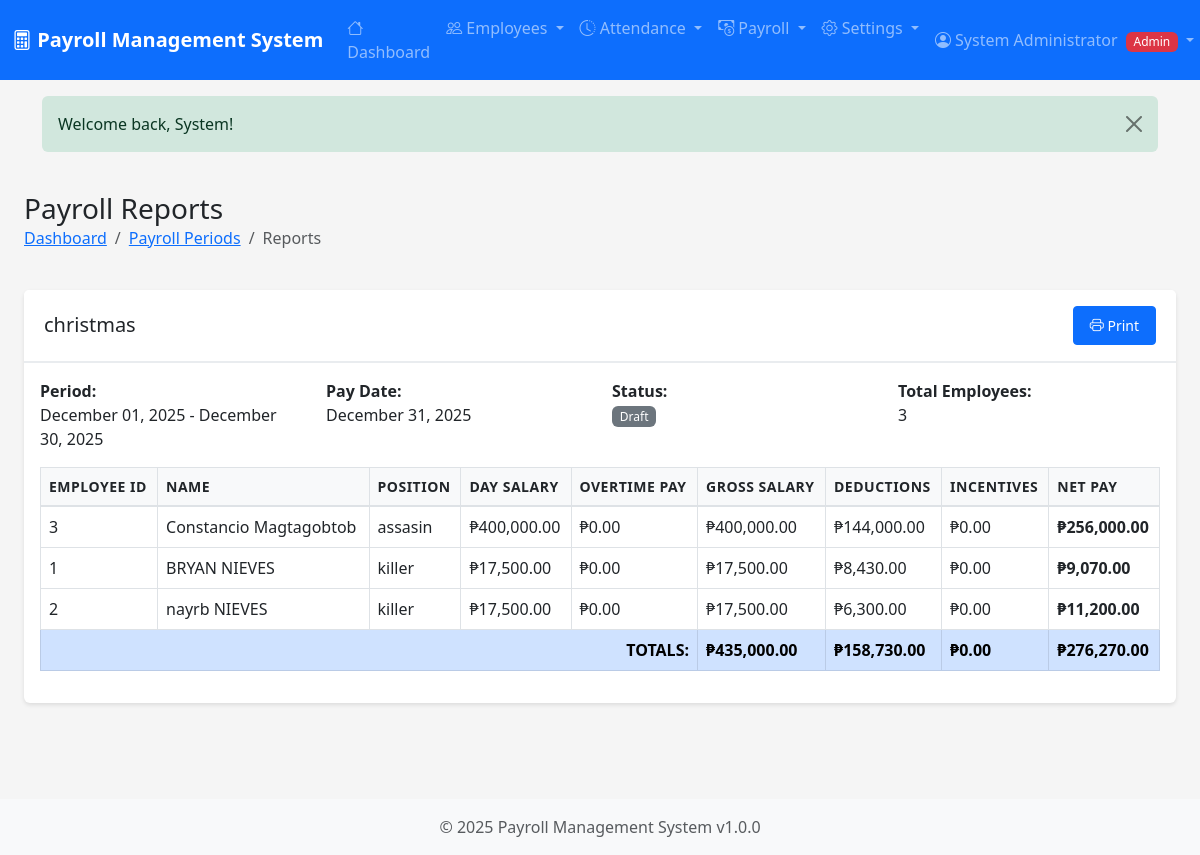
Screenshot of /payroll/reports.php?period_id=1 (signed in) with the database file from the repository.
### tables this page shows
CREATE TABLE `payroll_periods` (
  `id` int(11) NOT NULL,
  `period_name` varchar(50) NOT NULL,
  `start_date` date NOT NULL,
  `end_date` date NOT NULL,
  `pay_date` date NOT NULL,
  `status` enum('draft','processing','completed','locked') DEFAULT 'draft',
  `created_by` int(11) NOT NULL,
  `created_at` timestamp NOT NULL DEFAULT current_timestamp(),
  `updated_at` timestamp NOT NULL DEFAULT current_timestamp() ON UPDATE current_timestamp()
);

CREATE TABLE `payroll_records` (
  `id` int(11) NOT NULL,
  `payroll_period_id` int(11) NOT NULL,
  `employee_id` int(11) NOT NULL,
  `basic_salary` decimal(12,2) NOT NULL,
  `regular_hours` decimal(5,2) DEFAULT 0.00,
  `overtime_hours` decimal(5,2) DEFAULT 0.00,
  `overtime_pay` decimal(12,2) DEFAULT 0.00,
  `gross_salary` decimal(12,2) NOT NULL,
  `tax_deduction` decimal(12,2) DEFAULT 0.00,
  `sss_deduction` decimal(12,2) DEFAULT 0.00,
  `philhealth_deduction` decimal(12,2) DEFAULT 0.00,
  `pagibig_deduction` decimal(12,2) DEFAULT 0.00,
  `late_deduction` decimal(12,2) DEFAULT 0.00,
  `absence_deduction` decimal(12,2) DEFAULT 0.00,
  `other_deductions` decimal(12,2) DEFAULT 0.00,
  `total_deductions` decimal(12,2) DEFAULT 0.00,
  `bonus` decimal(12,2) DEFAULT 0.00,
  `allowance` decimal(12,2) DEFAULT 0.00,
  `incentive` decimal(12,2) DEFAULT 0.00,
  `other_income` decimal(12,2) DEFAULT 0.00,
  `total_incentives` decimal(12,2) DEFAULT 0.00,
  `net_pay` decimal(12,2) NOT NULL,
  `status` enum('draft','approved','paid','cancelled') DEFAULT 'draft',
  `notes` text DEFAULT NULL,
  `created_at` timestamp NOT NULL DEFAULT current_timestamp(),
  `updated_at` timestamp NOT NULL DEFAULT current_timestamp() ON UPDATE current_timestamp()
);

CREATE TABLE `employees` (
  `id` int(11) NOT NULL,
  `user_id` int(11) DEFAULT NULL,
  `employee_id` varchar(20) NOT NULL,
  `first_name` varchar(50) NOT NULL,
  `last_name` varchar(50) NOT NULL,
  `middle_name` varchar(50) DEFAULT NULL,
  `email` varchar(100) NOT NULL,
  `phone` varchar(20) DEFAULT NULL,
  `address` text DEFAULT NULL,
  `date_of_birth` date DEFAULT NULL,
  `gender` enum('male','female','other') DEFAULT NULL,
  `marital_status` enum('single','married','divorced','widowed') DEFAULT NULL,
  `position` varchar(100) NOT NULL,
  `department` varchar(100) NOT NULL,
  `employment_type` enum('full-time','part-time','contract','intern') DEFAULT 'full-time',
  `employment_status` enum('active','on-leave','suspended','terminated') DEFAULT 'active',
  `hire_date` date NOT NULL,
  `termination_date` date DEFAULT NULL,
  `base_salary` decimal(12,2) NOT NULL,
  `hourly_rate` decimal(10,2) DEFAULT NULL,
  `bank_name` varchar(100) DEFAULT NULL,
  `bank_account` varchar(50) DEFAULT NULL,
  `tax_id` varchar(50) DEFAULT NULL,
  `sss_number` varchar(20) DEFAULT NULL,
  `philhealth_number` varchar(20) DEFAULT NULL,
  `pagibig_number` varchar(20) DEFAULT NULL,
  `created_at` timestamp NOT NULL DEFAULT current_timestamp(),
  `updated_at` timestamp NOT NULL DEFAULT current_timestamp() ON UPDATE current_timestamp()
);

### includes/functions.php (called while the page is built, shortened)
<?php
function formatCurrency($amount) {
    return '₱' . number_format($amount, 2, '.', ',');
}
function formatDate($date, $format = DISPLAY_DATE_FORMAT) {
    return date($format, strtotime($date));
}
function getStatusBadge($status) {
    $badges = [
        'active' => 'success',
        'on-leave' => 'warning',
        'suspended' => 'danger',
        'terminated' => 'dark',
        'pending' => 'warning',
        'approved' => 'success',
        'rejected' => 'danger',
        'draft' => 'secondary',
        'processing' => 'info',
        'completed' => 'success',
        'locked' => 'dark',
        'paid' => 'success',
        'cancelled' => 'danger'
    ];
    return $badges[$status] ?? 'secondary';
}

### payroll/reports.php (the view, shortened to what this page needs)
<?php
require_once __DIR__ . '/../includes/header.php';
require_once __DIR__ . '/../includes/functions.php';
$database = new Database();
$conn = $database->getConnection();
$periodId = intval($_GET['period_id'] ?? 0);
if ($periodId > 0) {
    $periodStmt = $conn->prepare("SELECT * FROM payroll_periods WHERE id = :id");
    $periodStmt->bindParam(':id', $periodId);
    $periodStmt->execute();
    $period = $periodStmt->fetch();
    $query = "SELECT pr.*, e.employee_id, e.first_name, e.last_name, e.position, e.department
              FROM payroll_records pr
              INNER JOIN employees e ON pr.employee_id = e.id
              WHERE pr.payroll_period_id = :period_id
              ORDER BY e.last_name, e.first_name";
    $stmt = $conn->prepare($query);
    $stmt->bindParam(':period_id', $periodId);
    $stmt->execute();
    $records = $stmt->fetchAll();
    $totals = [
        'gross' => 0,
        'deductions' => 0,
        'incentives' => 0,
        'net' => 0
    ];
    foreach ($records as $record) {
        $totals['gross'] += $record['gross_salary'];
        $totals['deductions'] += $record['total_deductions'];
        $totals['incentives'] += $record['total_incentives'];
        $totals['net'] += $record['net_pay'];
    }
} else {
    $periods = $conn->query("SELECT * FROM payroll_periods ORDER BY start_date DESC")->fetchAll();
}
?>
<div class="container-fluid">
    <div class="row mb-4">
        <div class="col-12">
            <h1 class="h3 mb-0">Payroll Reports</h1>
            <nav aria-label="breadcrumb">
                <ol class="breadcrumb">
                    <li class="breadcrumb-item"><a href="<?php echo BASE_URL; ?>index.php">Dashboard</a></li>
                    <li class="breadcrumb-item"><a href="<?php echo BASE_URL; ?>payroll/periods.php">Payroll Periods</a></li>
                    <li class="breadcrumb-item active">Reports</li>
                </ol>
            </nav>
        </div>
    </div>
    <?php if ($periodId > 0 && isset($period)): ?>
    <div class="card mb-4">
        <div class="card-header">
            <div class="d-flex justify-content-between align-items-center">
                <h5 class="mb-0"><?php echo htmlspecialchars($period['period_name']); ?></h5>
                <button onclick="window.print()" class="btn btn-sm btn-primary">
                    <i class="bi bi-printer"></i> Print
                </button>
            </div>
        </div>
        <div class="card-body">
            <div class="row mb-3">
                <div class="col-md-3">
                    <strong>Period:</strong><br>
                    <?php echo formatDate($period['start_date']); ?> - <?php echo formatDate($period['end_date']); ?>
                </div>
                <div class="col-md-3">
                    <strong>Pay Date:</strong><br>
                    <?php echo formatDate($period['pay_date']); ?>
                </div>
                <div class="col-md-3">
                    <strong>Status:</strong><br>
                    <span class="badge bg-<?php echo getStatusBadge($period['status']); ?>">
                        <?php echo ucfirst($period['status']); ?>
                    </span>
                </div>
                <div class="col-md-3">
                    <strong>Total Employees:</strong><br>
                    <?php echo count($records); ?>
                </div>
            </div>
            <?php if (count($records) > 0): ?>
            <div class="table-responsive">
                <table class="table table-bordered">
                    <thead>
                        <tr>
                            <th>Employee ID</th>
                            <th>Name</th>
                            <th>Position</th>
                            <th>Day Salary</th>
                            <th>Overtime Pay</th>
                            <th>Gross Salary</th>
                            <th>Deductions</th>
                            <th>Incentives</th>
                            <th>Net Pay</th>
                        </tr>
                    </thead>
                    <tbody>
                        <?php foreach ($records as $record): ?>
                        <tr>
                            <td><?php echo htmlspecialchars($record['employee_id']); ?></td>
                            <td><?php echo htmlspecialchars($record['first_name'] . ' ' . $record['last_name']); ?></td>
                            <td><?php echo htmlspecialchars($record['position']); ?></td>
                            <td><?php echo formatCurrency($record['basic_salary']); ?></td>
                            <td><?php echo formatCurrency($record['overtime_pay']); ?></td>
                            <td><?php echo formatCurrency($record['gross_salary']); ?></td>
                            <td><?php echo formatCurrency($record['total_deductions']); ?></td>
                            <td><?php echo formatCurrency($record['total_incentives']); ?></td>
                            <td><strong><?php echo formatCurrency($record['net_pay']); ?></strong></td>
                        </tr>
                        <?php endforeach; ?>
                    </tbody>
                    <tfoot>
                        <tr class="table-primary">
                            <th colspan="5" class="text-end">TOTALS:</th>
                            <th><?php echo formatCurrency($totals['gross']); ?></th>
                            <th><?php echo formatCurrency($totals['deductions']); ?></th>
                            <th><?php echo formatCurrency($totals['incentives']); ?></th>
                            <th><strong><?php echo formatCurrency($totals['net']); ?></strong></th>
                        </tr>
                    </tfoot>
                </table>
            </div>
            <?php else: ?>
            <p class="text-muted text-center">No payroll records found for this period.</p>
            <?php endif; ?>
        </div>
    </div>
    <?php endif; ?>
</div>
<?php require_once __DIR__ . '/../includes/footer.php'; ?>

### assets/css/style.css (style rules this page uses)
:root { --primary-color: #0d6efd; --secondary-color: #6c757d; --success-color: #198754; --danger-color: #dc3545; --warning-color: #ffc107; --info-color: #0dcaf0; --light-color: #f8f9fa; --dark-color: #212529; }
body { font-family: 'Segoe UI', Tahoma, Geneva, Verdana, sans-serif; background-color: #f5f5f5; min-height: 100vh; display: flex; flex-direction: column; }
.card { border: none; box-shadow: 0 2px 4px rgba(0, 0, 0, 0.1); transition: box-shadow 0.3s; margin-bottom: 1.5rem; }
.card-header { background-color: #fff; border-bottom: 2px solid #e9ecef; font-weight: 600; padding: 1rem 1.25rem; }
.table { background-color: #fff; }
.table thead th { background-color: #f8f9fa; border-bottom: 2px solid #dee2e6; font-weight: 600; text-transform: uppercase; font-size: 0.875rem; letter-spacing: 0.5px; }
.badge { padding: 0.35em 0.65em; font-weight: 500; }
.btn { border-radius: 4px; font-weight: 500; padding: 0.5rem 1rem; transition: all 0.3s; }

### rows the page displays
payroll_periods: period_name "christmas", start_date "December 01, 2025", end_date "December 30, 2025", pay_date "December 31, 2025", status "Draft"
payroll_records: employee.employee_id "3", employee.last_name "Constancio Magtagobtob", employee.position "assasin", basic_salary "₱400,000.00", overtime_pay "₱0.00", gross_salary "₱400,000.00", total_deductions "₱144,000.00", total_incentives "₱0.00", net_pay "₱256,000.00"
payroll_records: employee.employee_id "1", employee.last_name "BRYAN NIEVES", employee.position "killer", basic_salary "₱17,500.00", overtime_pay "₱0.00", gross_salary "₱17,500.00", total_deductions "₱8,430.00", total_incentives "₱0.00", net_pay "₱9,070.00"
payroll_records: employee.employee_id "2", employee.last_name "nayrb NIEVES", employee.position "killer", basic_salary "₱17,500.00", overtime_pay "₱0.00", gross_salary "₱17,500.00", total_deductions "₱6,300.00", total_incentives "₱0.00", net_pay "₱11,200.00"

### other values shown
APP_NAME "Payroll Management System"
$currentUser['full_name'] "System Administrator"
$currentUser['role'] "Admin"
$flashMessage['message'] "Welcome back, System!"
count($records) "3"
formatCurrency($totals['gross']) "₱435,000.00"
formatCurrency($totals['deductions']) "₱158,730.00"
formatCurrency($totals['incentives']) "₱0.00"
formatCurrency($totals['net']) "₱276,270.00"
APP_VERSION "1.0.0"
